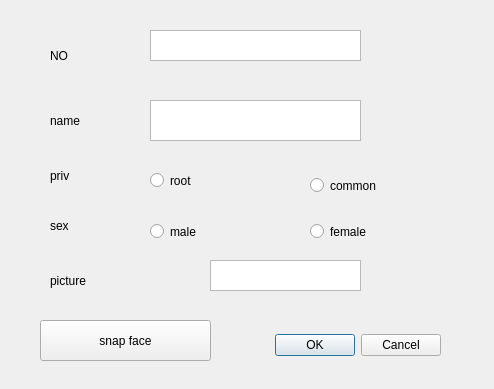
<?xml version="1.0" encoding="UTF-8"?>
<ui version="4.0">
 <class>Dialog</class>
 <widget class="QDialog" name="Dialog">
  <property name="geometry">
   <rect>
    <x>0</x>
    <y>0</y>
    <width>494</width>
    <height>389</height>
   </rect>
  </property>
  <property name="windowTitle">
   <string>Dialog</string>
  </property>
  <widget class="QDialogButtonBox" name="buttonBox">
   <property name="geometry">
    <rect>
     <x>210</x>
     <y>320</y>
     <width>231</width>
     <height>51</height>
    </rect>
   </property>
   <property name="orientation">
    <enum>Qt::Horizontal</enum>
   </property>
   <property name="standardButtons">
    <set>QDialogButtonBox::Cancel|QDialogButtonBox::Ok</set>
   </property>
  </widget>
  <widget class="QLabel" name="label">
   <property name="geometry">
    <rect>
     <x>50</x>
     <y>40</y>
     <width>67</width>
     <height>31</height>
    </rect>
   </property>
   <property name="text">
    <string>NO</string>
   </property>
  </widget>
  <widget class="QLabel" name="label_2">
   <property name="geometry">
    <rect>
     <x>50</x>
     <y>100</y>
     <width>81</width>
     <height>41</height>
    </rect>
   </property>
   <property name="text">
    <string>name</string>
   </property>
  </widget>
  <widget class="QLabel" name="label_3">
   <property name="geometry">
    <rect>
     <x>50</x>
     <y>160</y>
     <width>81</width>
     <height>31</height>
    </rect>
   </property>
   <property name="text">
    <string>priv</string>
   </property>
  </widget>
  <widget class="QLabel" name="label_4">
   <property name="geometry">
    <rect>
     <x>50</x>
     <y>210</y>
     <width>81</width>
     <height>31</height>
    </rect>
   </property>
   <property name="text">
    <string>sex</string>
   </property>
  </widget>
  <widget class="QLabel" name="label_5">
   <property name="geometry">
    <rect>
     <x>50</x>
     <y>260</y>
     <width>111</width>
     <height>41</height>
    </rect>
   </property>
   <property name="text">
    <string>picture</string>
   </property>
  </widget>
  <widget class="QTextEdit" name="textEdit">
   <property name="geometry">
    <rect>
     <x>150</x>
     <y>30</y>
     <width>211</width>
     <height>31</height>
    </rect>
   </property>
  </widget>
  <widget class="QRadioButton" name="radioButton">
   <property name="geometry">
    <rect>
     <x>150</x>
     <y>160</y>
     <width>117</width>
     <height>41</height>
    </rect>
   </property>
   <property name="text">
    <string>root</string>
   </property>
  </widget>
  <widget class="QPushButton" name="pushButton">
   <property name="geometry">
    <rect>
     <x>40</x>
     <y>320</y>
     <width>171</width>
     <height>41</height>
    </rect>
   </property>
   <property name="text">
    <string>snap face</string>
   </property>
  </widget>
  <widget class="QTextEdit" name="textEdit_2">
   <property name="geometry">
    <rect>
     <x>210</x>
     <y>260</y>
     <width>151</width>
     <height>31</height>
    </rect>
   </property>
  </widget>
  <widget class="QRadioButton" name="radioButton_2">
   <property name="geometry">
    <rect>
     <x>150</x>
     <y>211</y>
     <width>117</width>
     <height>41</height>
    </rect>
   </property>
   <property name="text">
    <string>male</string>
   </property>
  </widget>
  <widget class="QRadioButton" name="radioButton_3">
   <property name="geometry">
    <rect>
     <x>310</x>
     <y>211</y>
     <width>151</width>
     <height>41</height>
    </rect>
   </property>
   <property name="text">
    <string>female</string>
   </property>
  </widget>
  <widget class="QRadioButton" name="radioButton_4">
   <property name="geometry">
    <rect>
     <x>310</x>
     <y>160</y>
     <width>161</width>
     <height>51</height>
    </rect>
   </property>
   <property name="text">
    <string>common</string>
   </property>
  </widget>
  <widget class="QTextEdit" name="textEdit_3">
   <property name="geometry">
    <rect>
     <x>150</x>
     <y>100</y>
     <width>211</width>
     <height>41</height>
    </rect>
   </property>
  </widget>
 </widget>
 <resources/>
 <connections>
  <connection>
   <sender>buttonBox</sender>
   <signal>accepted()</signal>
   <receiver>Dialog</receiver>
   <slot>accept()</slot>
   <hints>
    <hint type="sourcelabel">
     <x>248</x>
     <y>254</y>
    </hint>
    <hint type="destinationlabel">
     <x>157</x>
     <y>274</y>
    </hint>
   </hints>
  </connection>
  <connection>
   <sender>buttonBox</sender>
   <signal>rejected()</signal>
   <receiver>Dialog</receiver>
   <slot>reject()</slot>
   <hints>
    <hint type="sourcelabel">
     <x>316</x>
     <y>260</y>
    </hint>
    <hint type="destinationlabel">
     <x>286</x>
     <y>274</y>
    </hint>
   </hints>
  </connection>
 </connections>
</ui>
